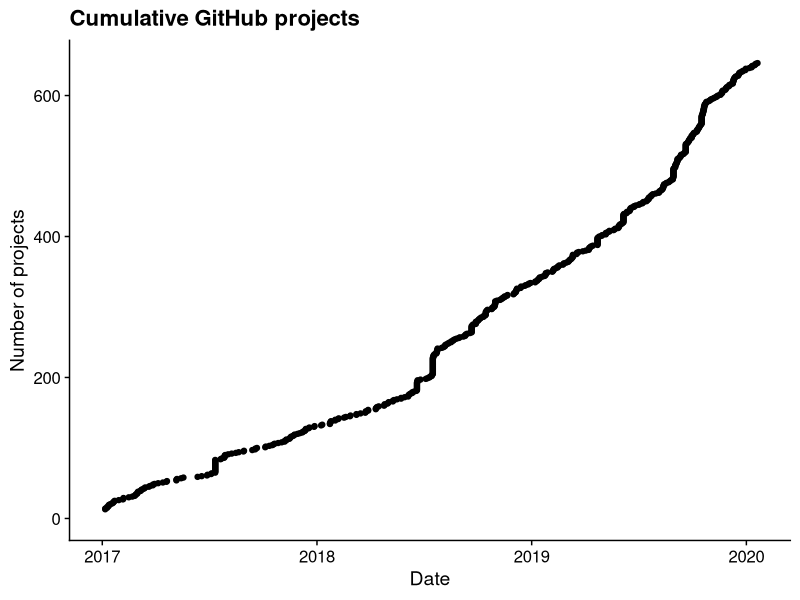
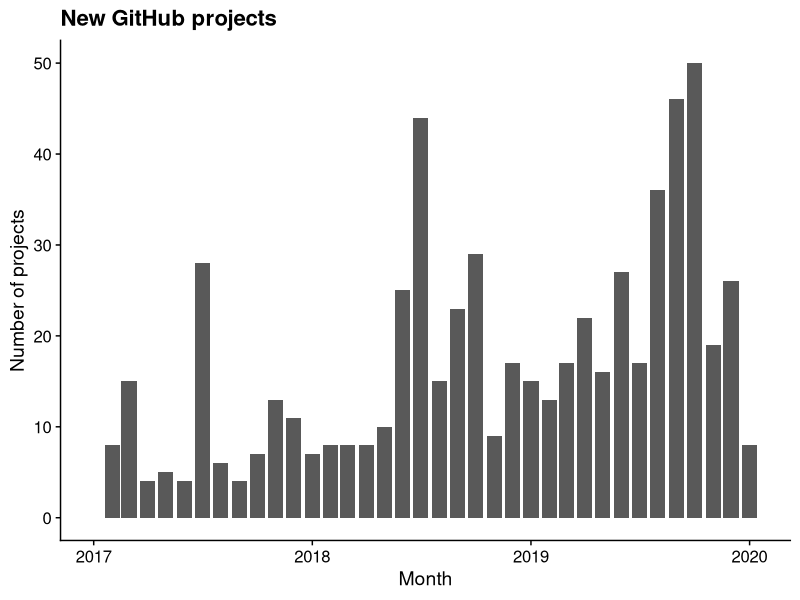
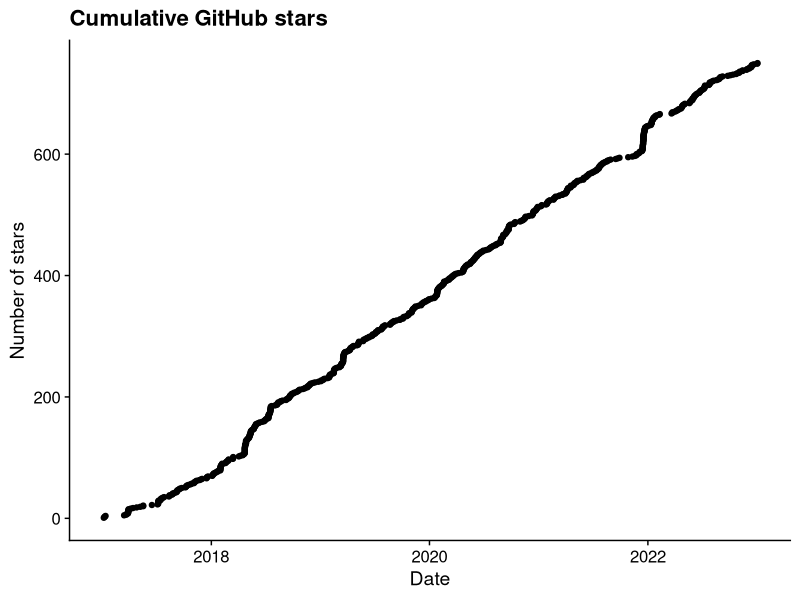
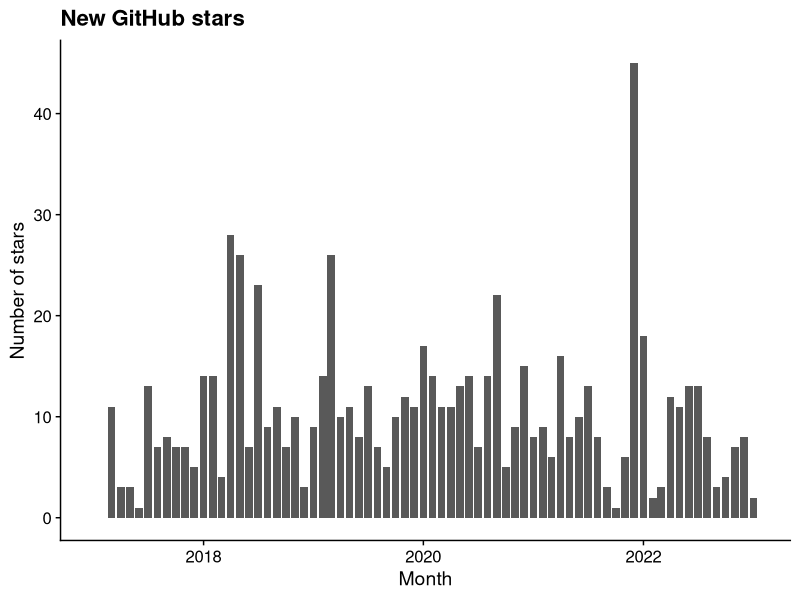
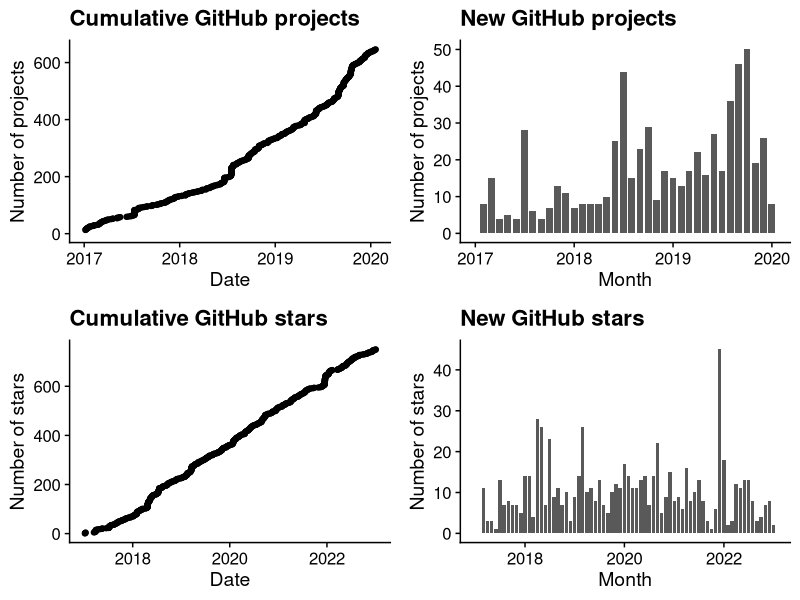
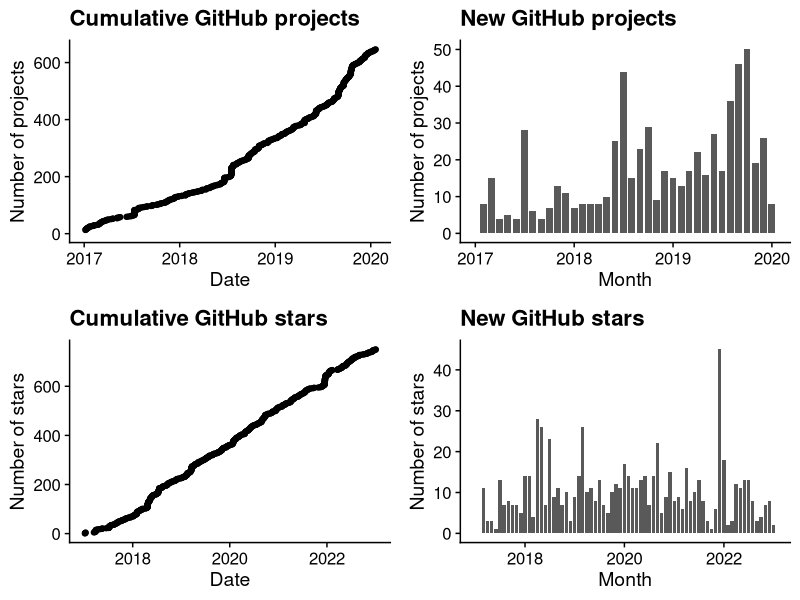

The R source for these figures, in order:
library(dplyr)
library(ggplot2)
library(cowplot)
theme_set(theme_cowplot())
library(lubridate)

## Projects --------------------------------------------------------------------

projects <- read.delim("data/github-projects.txt", stringsAsFactors = FALSE)
projects$count <- 1
projects$cumulative <- cumsum(projects$count)
projects$date <- date(projects$date)

proj_cum <- ggplot(projects, aes(x = date, y = cumulative)) +
  geom_point() +
  labs(title = "Cumulative GitHub projects",
       x = "Date", y = "Number of projects") +
  scale_x_date(limits = c(as.Date("2017-01-01"), NA))
proj_cum

proj_mon <- projects %>%
  mutate(year = year(date),
         mon = month(date),
         yearmon = sprintf("%4d-%02d", year, mon),
         yearmon = parse_date_time(yearmon, "y-m"),
         yearmon = date(yearmon)) %>%
  group_by(yearmon) %>%
  summarize(new_proj = n()) %>%
  ggplot(aes(x = yearmon, y = new_proj)) + geom_col() +
  labs(title = "New GitHub projects",
       x = "Month", y = "Number of projects") +
  scale_x_date(limits = c(as.Date("2017-01-01"), NA))
proj_mon

# Stars ------------------------------------------------------------------------

stars <- read.delim("data/github-stars.txt", stringsAsFactors = FALSE)
stars$count <- 1
stars$cumulative <- cumsum(stars$count)
stars$date <- date(stars$date)

stars_cum <- ggplot(stars, aes(x = date, y = cumulative)) +
  geom_point() +
  labs(title = "Cumulative GitHub stars",
       x = "Date", y = "Number of stars") +
  scale_x_date(limits = c(as.Date("2017-01-01"), NA))
stars_cum

stars_mon <- stars %>%
  mutate(year = year(date),
         mon = month(date),
         yearmon = sprintf("%4d-%02d", year, mon),
         yearmon = parse_date_time(yearmon, "y-m"),
         yearmon = date(yearmon)) %>%
  group_by(yearmon) %>%
  summarize(new_proj = n()) %>%
  ggplot(aes(x = yearmon, y = new_proj)) + geom_col() +
  labs(title = "New GitHub stars",
       x = "Month", y = "Number of stars") +
  scale_x_date(limits = c(as.Date("2017-01-01"), NA))
stars_mon

# Final plot -------------------------------------------------------------------

plot_grid(proj_cum, proj_mon, stars_cum, stars_mon)
ggsave("growth.png", width = 10, height = 10)
